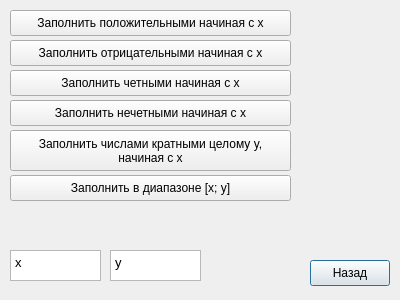
<?xml version="1.0" encoding="UTF-8"?>
<ui version="4.0">
 <class>Conditional</class>
 <widget class="QDialog" name="Conditional">
  <property name="geometry">
   <rect>
    <x>0</x>
    <y>0</y>
    <width>400</width>
    <height>300</height>
   </rect>
  </property>
  <property name="windowTitle">
   <string>Заполнение по условию</string>
  </property>
  <widget class="QPushButton" name="backBtn">
   <property name="geometry">
    <rect>
     <x>310</x>
     <y>260</y>
     <width>80</width>
     <height>26</height>
    </rect>
   </property>
   <property name="text">
    <string>Назад</string>
   </property>
  </widget>
  <widget class="QPushButton" name="positiveBtn">
   <property name="geometry">
    <rect>
     <x>10</x>
     <y>10</y>
     <width>281</width>
     <height>26</height>
    </rect>
   </property>
   <property name="text">
    <string>Заполнить положительными начиная с x</string>
   </property>
  </widget>
  <widget class="QPushButton" name="negativeBtn">
   <property name="geometry">
    <rect>
     <x>10</x>
     <y>40</y>
     <width>281</width>
     <height>26</height>
    </rect>
   </property>
   <property name="text">
    <string>Заполнить отрицательными начиная с x</string>
   </property>
  </widget>
  <widget class="QPushButton" name="evenBtn">
   <property name="geometry">
    <rect>
     <x>10</x>
     <y>70</y>
     <width>281</width>
     <height>26</height>
    </rect>
   </property>
   <property name="text">
    <string>Заполнить четными начиная с x</string>
   </property>
  </widget>
  <widget class="QPushButton" name="oddBtn">
   <property name="geometry">
    <rect>
     <x>10</x>
     <y>100</y>
     <width>281</width>
     <height>26</height>
    </rect>
   </property>
   <property name="text">
    <string>Заполнить нечетными начиная с x</string>
   </property>
  </widget>
  <widget class="QPushButton" name="multiplicityBtn">
   <property name="geometry">
    <rect>
     <x>10</x>
     <y>130</y>
     <width>281</width>
     <height>41</height>
    </rect>
   </property>
   <property name="text">
    <string>Заполнить числами кратными целому y,
начиная с x</string>
   </property>
  </widget>
  <widget class="QTextEdit" name="getyTextEdit">
   <property name="geometry">
    <rect>
     <x>110</x>
     <y>250</y>
     <width>91</width>
     <height>31</height>
    </rect>
   </property>
   <property name="layoutDirection">
    <enum>Qt::LayoutDirection::LeftToRight</enum>
   </property>
   <property name="autoFillBackground">
    <bool>true</bool>
   </property>
   <property name="styleSheet">
    <string notr="true"/>
   </property>
   <property name="html">
    <string>&lt;!DOCTYPE HTML PUBLIC &quot;-//W3C//DTD HTML 4.0//EN&quot; &quot;http://www.w3.org/TR/REC-html40/strict.dtd&quot;&gt;
&lt;html&gt;&lt;head&gt;&lt;meta name=&quot;qrichtext&quot; content=&quot;1&quot; /&gt;&lt;meta charset=&quot;utf-8&quot; /&gt;&lt;style type=&quot;text/css&quot;&gt;
p, li { white-space: pre-wrap; }
hr { height: 1px; border-width: 0; }
li.unchecked::marker { content: &quot;\2610&quot;; }
li.checked::marker { content: &quot;\2612&quot;; }
&lt;/style&gt;&lt;/head&gt;&lt;body style=&quot; font-family:'Noto Sans'; font-size:10pt; font-weight:400; font-style:normal;&quot;&gt;
&lt;p style=&quot; margin-top:0px; margin-bottom:0px; margin-left:0px; margin-right:0px; -qt-block-indent:0; text-indent:0px;&quot;&gt;y&lt;/p&gt;&lt;/body&gt;&lt;/html&gt;</string>
   </property>
  </widget>
  <widget class="QTextEdit" name="getxTextEdit">
   <property name="geometry">
    <rect>
     <x>10</x>
     <y>250</y>
     <width>91</width>
     <height>31</height>
    </rect>
   </property>
   <property name="layoutDirection">
    <enum>Qt::LayoutDirection::LeftToRight</enum>
   </property>
   <property name="autoFillBackground">
    <bool>true</bool>
   </property>
   <property name="styleSheet">
    <string notr="true"/>
   </property>
   <property name="html">
    <string>&lt;!DOCTYPE HTML PUBLIC &quot;-//W3C//DTD HTML 4.0//EN&quot; &quot;http://www.w3.org/TR/REC-html40/strict.dtd&quot;&gt;
&lt;html&gt;&lt;head&gt;&lt;meta name=&quot;qrichtext&quot; content=&quot;1&quot; /&gt;&lt;meta charset=&quot;utf-8&quot; /&gt;&lt;style type=&quot;text/css&quot;&gt;
p, li { white-space: pre-wrap; }
hr { height: 1px; border-width: 0; }
li.unchecked::marker { content: &quot;\2610&quot;; }
li.checked::marker { content: &quot;\2612&quot;; }
&lt;/style&gt;&lt;/head&gt;&lt;body style=&quot; font-family:'Noto Sans'; font-size:10pt; font-weight:400; font-style:normal;&quot;&gt;
&lt;p style=&quot; margin-top:0px; margin-bottom:0px; margin-left:0px; margin-right:0px; -qt-block-indent:0; text-indent:0px;&quot;&gt;x&lt;/p&gt;&lt;/body&gt;&lt;/html&gt;</string>
   </property>
  </widget>
  <widget class="QPushButton" name="rangeBtn">
   <property name="geometry">
    <rect>
     <x>10</x>
     <y>175</y>
     <width>281</width>
     <height>26</height>
    </rect>
   </property>
   <property name="text">
    <string>Заполнить в диапазоне [x; y]</string>
   </property>
  </widget>
 </widget>
 <resources/>
 <connections/>
</ui>
